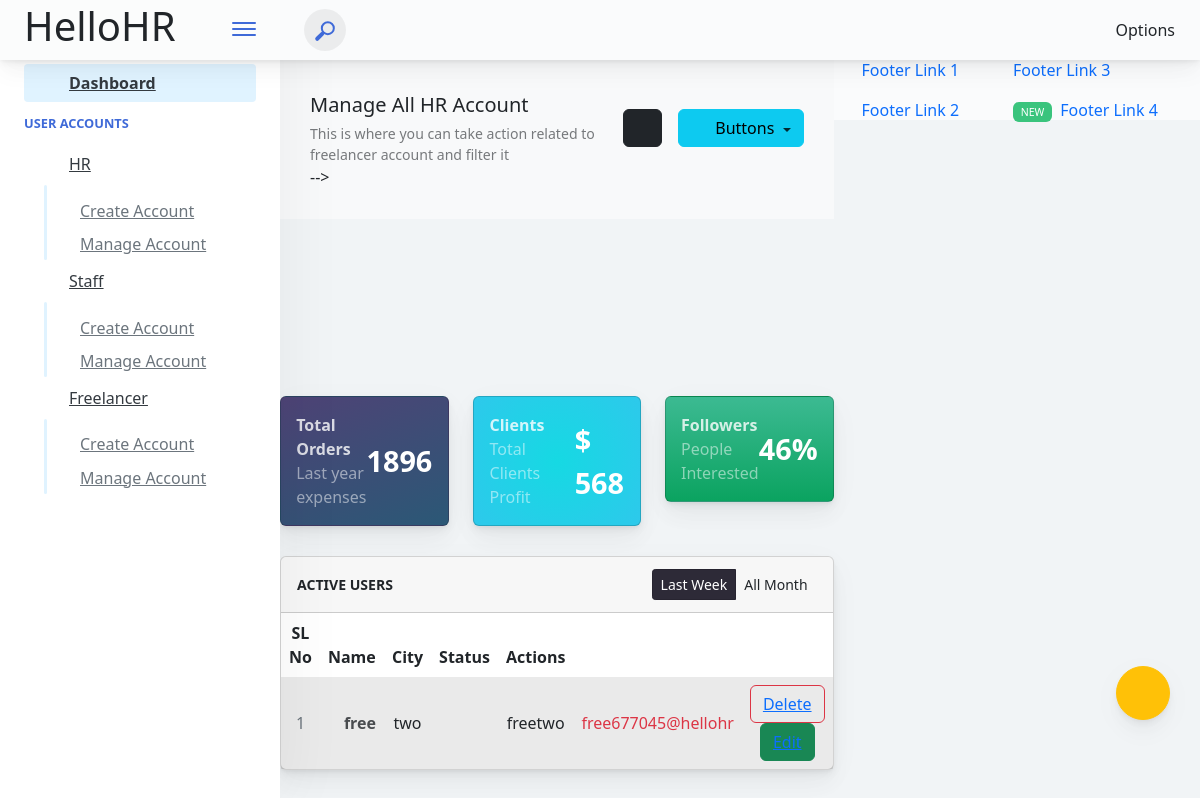
/hellohr/admin/manage/freelance (signed in), run on an earlier commit of the app's database.
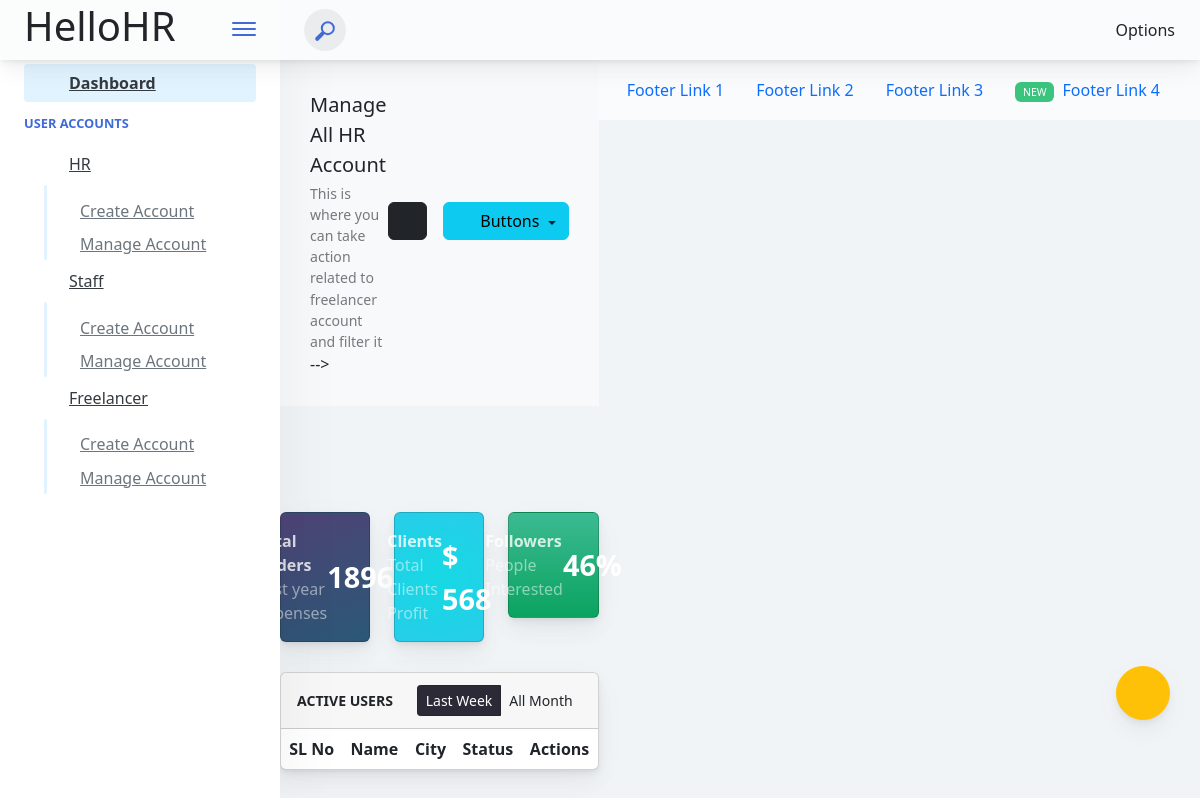
And on a later commit of the database.
### adminPanel/models.py (models this page shows)
class Freelancer(models.Model):
    GENDER = (
        ('M', 'M'), # Male
        ('F', 'F'), # Female
        ('O', 'O'), # Other
    )
    id = models.AutoField(primary_key=True)
    admin = models.OneToOneField(CustomUser, on_delete=models.CASCADE)
    freelancer_email = models.CharField(max_length=30)
    mobile_no = models.CharField(max_length=10)
    unique_user_id = models.CharField(max_length=64, unique=True)
    gender = models.CharField(max_length=1, null=True, choices=GENDER)
    profile_pic = models.FileField(default='avatar.png', upload_to='freelancer/')
    address = models.TextField()
    password = models.CharField(max_length=15)
    isDelete = models.BooleanField(default=False)
    birth_date = models.DateTimeField(null=True, blank=True)
    created_at = models.DateTimeField(auto_now_add=True)
    updated_at = models.DateTimeField(auto_now_add=True)
    objects = models.Manager()

class CustomUser(AbstractUser):
    user_type_data = ((1,'Admin'),(2,'CompanyHR'), (3,'Staff'), (4, 'Freelancer'))
    create_type_data = ((1, 'OWN'),(2, 'Admin'))
    user_type = models.CharField(default=1, choices=user_type_data, max_length=10)
    create_type = models.CharField(default=1, choices=create_type_data, max_length=10)
    isDelete = models.BooleanField(default=False)

### adminPanel/adminViews.py (the view)
# urls.py: path('admin/manage/freelance', adminViews.manage_freelancer, name='manage-freelancer'),
@login_required(login_url="login")
@cache_control(no_cache=True, must_revalidate=True, no_store=True)
def manage_freelancer(request):
    freelancer = Freelancer.objects.all()
    context = {
        'freelancers': freelancer,
    }
    return render(request, 'admin-panel/freelancer/manage-freelancer.html', context)

### adminPanel/LoginCheckMiddleWare.py (called while the page is built, shortened)
    def process_view(self,request,view_func,view_args,view_kwargs):
        modulename=view_func.__module__
        user=request.user
        if user.is_authenticated:
            if user.user_type == "1":
                if modulename == "adminPanel.adminViews":
                    pass
                elif modulename == "adminPanel.views":
                    pass
                else:
                    return HttpResponseRedirect(reverse('adminPanel:admin-dashboard'))
            else:
                return HttpResponseRedirect(reverse('login'))

### templates/admin-panel/freelancer/manage-freelancer.html (shortened to what the changed rows need)
{% extends 'admin-panel/index.html' %}
{% load static %}
{% block content %}
    <div class="row">
        <div class="col-md-12">
            <div class="main-card mb-3 card">
                <div class="table-responsive">
                    <table class="align-middle mb-0 table table-borderless table-striped table-hover">
                        <thead>
                            <tr>
                                <th class="text-center">SL No</th>
                                <th>Name</th>
                                <th class="text-center">City</th>
                                <th class="text-center">Status</th>
                                <th class="text-center">Actions</th>
                            </tr>
                        </thead>
                        <tbody>
                            {% for fl in freelancers %}
                            <tr>
                                <td class="text-center text-muted">{{ forloop.counter }}</td>
                                <td>
                                    <div class="widget-content p-0">
                                        <div class="widget-content-wrapper">
                                            <div class="widget-content-left flex2">
                                                <div class="widget-heading">{{ fl.admin.first_name }}</div>
                                            </div>
                                        </div>
                                    </div>
                                </td>
                                <td class="text-center">{{ fl.admin.last_name }}</td>
                                <td class="text-center">
                                </td>
                                <td class="text-center">{{ fl.admin.username }}</td>
                                <td class="text-center text-danger">{{ fl.admin.email }}</td>
                                <td class="text-center">
                                    <div class="d-block text-center">
                                        <button class="btn-icon btn-icon-only btn btn-outline-danger"><a href="{% url 'adminPanel:delete-freelancer' fl.admin.id %}">Delete</a></button>
                                        <button class="btn-wide btn btn-success"><a href="{% url 'adminPanel:update-freelancer' fl.admin.id %}">Edit</a></button>
                                    </div>
                                </td>
                            </tr>
                            {% endfor %}
                        </tbody>
                    </table>
                </div>
            </div>
        </div>
    </div>
</div>
{% endblock %}

What changed in the data, as far as the page shows it:
removed Freelancer: admin.first_name "free", admin.last_name "two", admin.username "freetwo", admin.email "free677045@hellohr"
